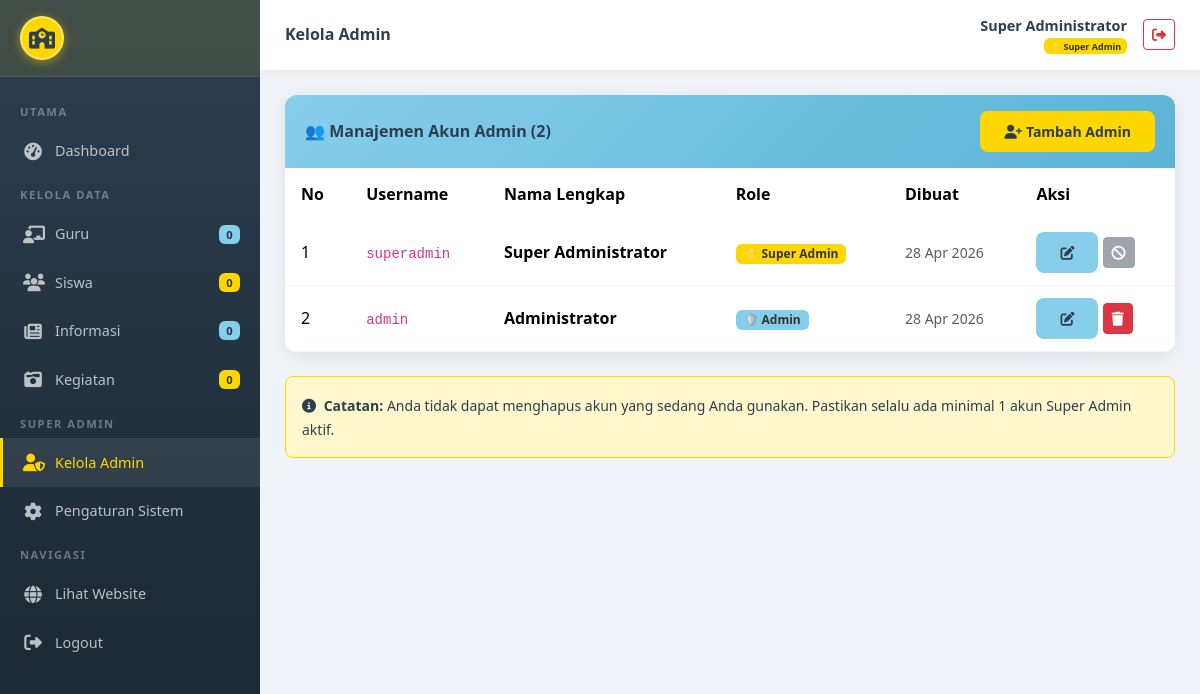
Screenshot of /admin/users/index.php (signed in) with the database file from the repository.
### tables this page shows
CREATE TABLE IF NOT EXISTS users (
    id INT AUTO_INCREMENT PRIMARY KEY,
    username VARCHAR(50) NOT NULL UNIQUE,
    password VARCHAR(255) NOT NULL,
    nama_lengkap VARCHAR(100) NOT NULL,
    role ENUM('admin', 'superadmin') NOT NULL DEFAULT 'admin',
    created_at TIMESTAMP DEFAULT CURRENT_TIMESTAMP,
    updated_at TIMESTAMP DEFAULT CURRENT_TIMESTAMP ON UPDATE CURRENT_TIMESTAMP
);

### admin/users/index.php (the view, shortened to what this page needs)
<?php
$judul_halaman = 'Kelola Admin';
$halaman_admin = 'users';
require_once __DIR__ . '/../includes/admin_header.php';
$result = mysqli_query($koneksi, "SELECT * FROM users ORDER BY role DESC, nama_lengkap ASC");
$total = mysqli_num_rows($result);
?>
<div class="card-admin">
    <div class="card-header-admin">
        <h5>👥 Manajemen Akun Admin (<?= $total ?>)</h5>
        <a href="tambah.php" class="btn btn-sm btn-kuning"><i class="fas fa-user-plus me-1"></i>Tambah Admin</a>
    </div>
    <div class="p-0">
        <table class="table table-custom table-hover mb-0">
            <thead>
                <tr><th>No</th><th>Username</th><th>Nama Lengkap</th><th>Role</th><th>Dibuat</th><th>Aksi</th></tr>
            </thead>
            <tbody>
                <?php $no=1; while ($user = mysqli_fetch_assoc($result)): ?>
                <tr>
                    <td><?= $no++ ?></td>
                    <td><code><?= htmlspecialchars($user['username']) ?></code></td>
                    <td><strong><?= htmlspecialchars($user['nama_lengkap']) ?></strong></td>
                    <td>
                        <?php if ($user['role']==='superadmin'): ?>
                        <span class="badge" style="background:var(--kuning);color:#333;">⭐ Super Admin</span>
                        <?php else: ?>
                        <span class="badge" style="background:var(--biru-muda);color:#333;">🛡️ Admin</span>
                        <?php endif; ?>
                    </td>
                    <td class="text-muted small"><?= date('d M Y', strtotime($user['created_at'])) ?></td>
                    <td>
                        <a href="edit.php?id=<?= $user['id'] ?>" class="btn btn-sm btn-biru"><i class="fas fa-edit"></i></a>
                        <?php if ($user['id'] != $_SESSION['user_id']): ?>
                        <a href="hapus.php?id=<?= $user['id'] ?>" class="btn btn-sm btn-danger btn-hapus"><i class="fas fa-trash"></i></a>
                        <?php else: ?>
                        <button class="btn btn-sm btn-secondary" disabled title="Tidak bisa hapus akun sendiri"><i class="fas fa-ban"></i></button>
                        <?php endif; ?>
                    </td>
                </tr>
                <?php endwhile; ?>
            </tbody>
        </table>
    </div>
</div>
<div class="mt-4 p-3 rounded-3" style="background:var(--kuning-light);border:1px solid var(--kuning);">
    <small><i class="fas fa-info-circle me-1"></i> <strong>Catatan:</strong> Anda tidak dapat menghapus akun yang sedang Anda gunakan. Pastikan selalu ada minimal 1 akun Super Admin aktif.</small>
</div>
<?php require_once __DIR__ . '/../includes/admin_footer.php'; ?>

### admin/includes/admin_header.php (shortened to what this page needs)
<?php
require_once __DIR__ . '/../../koneksi.php';
$logo_sekolah  = getSetting($koneksi, 'logo_sekolah');
$role = $_SESSION['role'];
$halaman_admin = $halaman_admin ?? '';
$total_guru = mysqli_fetch_assoc(mysqli_query($koneksi, "SELECT COUNT(*) as t FROM guru"))['t'];
$total_siswa = mysqli_fetch_assoc(mysqli_query($koneksi, "SELECT COUNT(*) as t FROM siswa"))['t'];
$total_info = mysqli_fetch_assoc(mysqli_query($koneksi, "SELECT COUNT(*) as t FROM informasi"))['t'];
$total_kegiatan = mysqli_fetch_assoc(mysqli_query($koneksi, "SELECT COUNT(*) as t FROM kegiatan"))['t'];
?>
<!DOCTYPE html>
<html lang="id">
<head>
    <link rel="stylesheet" href="https://cdn.jsdelivr.net/npm/bootstrap@5.3.2/dist/css/bootstrap.min.css">
    <link rel="stylesheet" href="https://cdnjs.cloudflare.com/ajax/libs/font-awesome/6.5.0/css/all.min.css">
    <link rel="stylesheet" href="<?= BASE_URL ?>assets/css/style.css">
</head>
<body>
<div class="admin-sidebar" id="sidebar">
    <div class="sidebar-brand">
        <?php if (!empty($logo_sekolah)): ?>
            <div class="brand-logo-wrap" style="width:44px;height:44px;min-width:44px;max-width:44px;border-radius:50%;overflow:hidden;border:3px solid var(--kuning);flex-shrink:0;">
                <img src="<?= BASE_URL ?>uploads/<?= htmlspecialchars($logo_sekolah) ?>" alt="Logo Sekolah" style="width:100%;height:100%;object-fit:cover;display:block;">
            </div>
        <?php else: ?>
            <div class="brand-icon"><i class="fas fa-school"></i></div>
        <?php endif; ?>
    </div>
    <div class="nav-menu">
        <div class="nav-section">Utama</div>
        <div class="nav-item">
            <a href="<?= BASE_URL ?>admin/dashboard.php" class="<?= $halaman_admin==='dashboard'?'active':'' ?>">
                <span class="nav-icon"><i class="fas fa-tachometer-alt"></i></span> Dashboard
            </a>
        </div>
        <div class="nav-section">Kelola Data</div>
        <div class="nav-item">
            <a href="<?= BASE_URL ?>admin/guru/" class="<?= $halaman_admin==='guru'?'active':'' ?>">
                <span class="nav-icon"><i class="fas fa-chalkboard-teacher"></i></span> Guru
                <span class="ms-auto badge" style="background:var(--biru-muda);color:#333;font-size:0.7rem;"><?= $total_guru ?></span>
            </a>
        </div>
        <div class="nav-item">
            <a href="<?= BASE_URL ?>admin/siswa/" class="<?= $halaman_admin==='siswa'?'active':'' ?>">
                <span class="nav-icon"><i class="fas fa-users"></i></span> Siswa
                <span class="ms-auto badge" style="background:var(--kuning);color:#333;font-size:0.7rem;"><?= $total_siswa ?></span>
            </a>
        </div>
        <div class="nav-item">
            <a href="<?= BASE_URL ?>admin/informasi/" class="<?= $halaman_admin==='informasi'?'active':'' ?>">
                <span class="nav-icon"><i class="fas fa-newspaper"></i></span> Informasi
                <span class="ms-auto badge" style="background:var(--biru-muda);color:#333;font-size:0.7rem;"><?= $total_info ?></span>
            </a>
        </div>
        <div class="nav-item">
            <a href="<?= BASE_URL ?>admin/kegiatan/" class="<?= $halaman_admin==='kegiatan'?'active':'' ?>">
                <span class="nav-icon"><i class="fas fa-camera-retro"></i></span> Kegiatan
                <span class="ms-auto badge" style="background:var(--kuning);color:#333;font-size:0.7rem;"><?= $total_kegiatan ?></span>
            </a>
        </div>
        <?php if ($role === 'superadmin'): ?>
        <div class="nav-section">Super Admin</div>
        <div class="nav-item">
            <a href="<?= BASE_URL ?>admin/users/" class="<?= $halaman_admin==='users'?'active':'' ?>">
                <span class="nav-icon"><i class="fas fa-user-shield"></i></span> Kelola Admin
            </a>
        </div>
        <div class="nav-item">
            <a href="<?= BASE_URL ?>admin/pengaturan.php" class="<?= $halaman_admin==='pengaturan'?'active':'' ?>">
                <span class="nav-icon"><i class="fas fa-cog"></i></span> Pengaturan Sistem
            </a>
        </div>
        <?php endif; ?>
        <div class="nav-section">Navigasi</div>
        <div class="nav-item">
            <a href="<?= BASE_URL ?>index.php" target="_blank">
                <span class="nav-icon"><i class="fas fa-globe"></i></span> Lihat Website
            </a>
        </div>
        <div class="nav-item">
            <a href="<?= BASE_URL ?>admin/logout.php" class="btn-logout">
                <span class="nav-icon"><i class="fas fa-sign-out-alt"></i></span> Logout
            </a>
        </div>
    </div>
</div>
<div class="admin-main">
    <div class="admin-topbar">
        <div class="d-flex align-items-center gap-3">
            <div>
                <h6 class="mb-0 fw-bold"><?= $judul_halaman ?? 'Dashboard' ?></h6>
            </div>
        </div>
        <div class="d-flex align-items-center gap-3">
            <div class="text-end d-none d-sm-block">
                <div class="fw-semibold" style="font-size:0.9rem;"><?= htmlspecialchars($_SESSION['nama_lengkap']) ?></div>
                <div class="text-muted" style="font-size:0.75rem;">
                    <?php if ($role === 'superadmin'): ?>
                    <span class="badge" style="background:var(--kuning);color:#333;">⭐ Super Admin</span>
                    <?php else: ?>
                    <span class="badge" style="background:var(--biru-muda);color:#333;">🛡️ Admin</span>
                    <?php endif; ?>
                </div>
            </div>
            <a href="<?= BASE_URL ?>admin/logout.php" class="btn btn-sm btn-outline-danger btn-logout"><i class="fas fa-sign-out-alt"></i></a>
        </div>
    </div>
    <div class="admin-content">

### admin/includes/admin_footer.php (shortened to what this page needs)
    </div>
</div>
</body>
</html>

### assets/css/style.css (style rules this page uses)
:root { --kuning: #FFD700; --kuning-dark: #e6c200; --kuning-light: #fff8cc; --biru-muda: #87CEEB; --biru-dark: #5bb3d5; --biru-light: #e8f6fc; --putih: #FFFFFF; --abu: #f8f9fa; --teks-gelap: #2c3e50; --teks-abu: #6c757d; --shadow: 0 4px 20px rgba(0,0,0,0.08); --shadow-hover: 0 8px 30px rgba(0,0,0,0.15); --radius: 12px; --radius-sm: 8px; --transition: all 0.3s ease; }
* { box-sizing: border-box; }
body { font-family: 'Segoe UI', Tahoma, Geneva, Verdana, sans-serif; color: var(--teks-gelap); background: var(--putih); }
a { text-decoration: none; transition: var(--transition); }
.table-custom thead { background: linear-gradient(135deg, var(--biru-muda), var(--biru-dark)); color: var(--teks-gelap); }
.table-custom thead th { font-weight: 600; border: none; padding: 14px 16px; }
.table-custom tbody tr { transition: var(--transition); }
.table-custom tbody td { padding: 12px 16px; vertical-align: middle; border-color: rgba(135,206,235,0.15); }
.btn-kuning { background: var(--kuning); color: var(--teks-gelap); border: none; font-weight: 600; padding: 10px 24px; border-radius: var(--radius-sm); transition: var(--transition); }
.btn-biru { background: var(--biru-muda); color: var(--teks-gelap); border: none; font-weight: 600; padding: 10px 24px; border-radius: var(--radius-sm); transition: var(--transition); }
.admin-sidebar { width: 260px; min-height: 100vh; background: linear-gradient(180deg, var(--teks-gelap) 0%, #1a252f 100%); position: fixed; left: 0; top: 0; z-index: 100; transition: var(--transition); overflow-y: auto; }
.admin-sidebar .sidebar-brand { background: rgba(255,215,0,0.1); padding: 16px 20px; border-bottom: 1px solid rgba(255,255,255,0.08); display: flex; align-items: center; gap: 12px; overflow: hidden; flex-shrink: 0; }
.admin-sidebar .sidebar-brand .brand-icon { width: 44px; height: 44px; background: var(--kuning); border-radius: 50%; display: flex; align-items: center; justify-content: center; font-size: 1.3rem; flex-shrink: 0; border: 2px solid rgba(255,255,255,0.4); box-shadow: 0 2px 10px rgba(255,215,0,0.5); }
.admin-sidebar .nav-menu { padding: 15px 0; }
.admin-sidebar .nav-section { font-size: 0.7rem; text-transform: uppercase; color: rgba(255,255,255,0.35); padding: 12px 20px 6px; letter-spacing: 1.5px; font-weight: 600; }
.admin-sidebar .nav-item a { display: flex; align-items: center; gap: 12px; padding: 11px 20px; color: rgba(255,255,255,0.7); font-weight: 500; font-size: 0.9rem; transition: var(--transition); border-left: 3px solid transparent; }
.admin-sidebar .nav-item a:hover, .admin-sidebar .nav-item a.active { background: rgba(255,255,255,0.08); color: var(--kuning); border-left-color: var(--kuning); }
.admin-sidebar .nav-item a .nav-icon { font-size: 1.1rem; width: 20px; text-align: center; }
.admin-main { margin-left: 260px; min-height: 100vh; background: #f0f4f8; transition: var(--transition); }
.admin-topbar { background: var(--putih); padding: 15px 25px; box-shadow: 0 2px 10px rgba(0,0,0,0.06); display: flex; align-items: center; justify-content: space-between; position: sticky; top: 0; z-index: 99; }
.admin-content { padding: 25px; }
.card-admin { background: var(--putih); border-radius: var(--radius); box-shadow: var(--shadow); overflow: hidden; }
.card-admin .card-header-admin { background: linear-gradient(135deg, var(--biru-muda), var(--biru-dark)); padding: 16px 20px; display: flex; align-items: center; justify-content: space-between; }
.card-admin .card-header-admin h5 { color: var(--teks-gelap); font-weight: 700; margin: 0; font-size: 1rem; }

### rows the page displays
users: username "superadmin", nama_lengkap "Super Administrator", role "⭐ Super Admin", created_at "28 Apr 2026"
users: username "admin", nama_lengkap "Administrator", role "🛡️ Admin", created_at "28 Apr 2026"

### other values shown
$total_guru "0"
$total_siswa "0"
$total_info "0"
$total_kegiatan "0"
$judul_halaman "Kelola Admin"
$_SESSION['nama_lengkap'] "Super Administrator"
$total "2"
